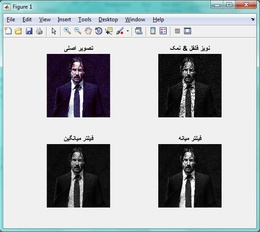
%> input picture excersiecs/nastaranm57/12/02578.jpg, 260 x 232 px, shrunk from 575 x 512 before the run, given in place of keanu.jpeg, which was not available
$ octave t12.m   (GNU Octave 9; MATLAB toolbox functions it lacks are replaced by stand-ins)
%> lines starting %> are read from the running program, lines starting %| are printed output that depends on the picture; in (x1, y1, x2, y2) boxes, pixels count from 0 and x2, y2 are one past the last pixel; in counts of white or black regions, pixels touching at a corner belong together; the program's own positions count from 1; pictures that were not available may be replaced by others from this repository, and a replacement may not be noted
im1 = imread('C:\Users\PC\Desktop\keanu.jpeg');
%> im1 is the input picture: size 232x260x3 uint8; mean R, G, B 171.6, 177.1, 179.4
im = rgb2gray(im1);
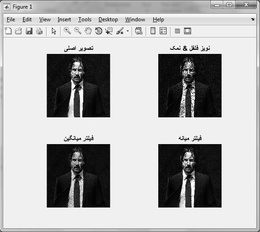
%> im: size 232x260 uint8; min 0, max 255, mean 175.7
row = size(im , 1);
%> row = 232
col = size(im , 2);
%> col = 260

%salt & pepper
noise_im = im;

si = row * col;
%> si = 60320

percent = input('percent = ');
%> the answer given: 3
choose = round((si * percent) / 100);
%> choose = 1810

for i = 1 : choose
    x = randi([1 row]);
    y = randi([1 col]);
    noise_im(x,y) = 0;
end
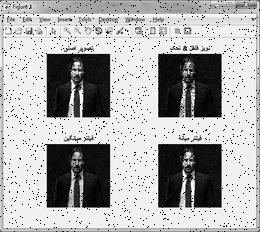
%> noise_im: size 232x260 uint8; 2.93% of pixels changed, all inside (x1, y1, x2, y2) = (0, 0, 260, 232)

%mean filter
avg_im = uint8(zeros(row,col));

for i = 1 : row
    for j = 1 : col
        rmin = max(1 , i-1);
        rmax = min(row , i+1);
        cmin = max(1,j-1);
        cmax = min(col , j+1);
        temp = noise_im(rmin : rmax , cmin : cmax);
        avg_im(i,j) = mean(mean(temp));
    end
end
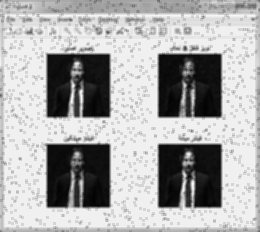
%> avg_im: size 232x260 uint8; min 2, max 252, mean 170.7

%median filter
med_im = uint8(zeros(row,col));

for i = 1 : row
    for j = 1 : col
        rmin = max(1 , i-1);
        rmax = min(row , i+1);
        cmin = max(1,j-1);
        cmax = min(col , j+1);
        temp = noise_im(rmin : rmax , cmin : cmax);
%> (the run ends here)
